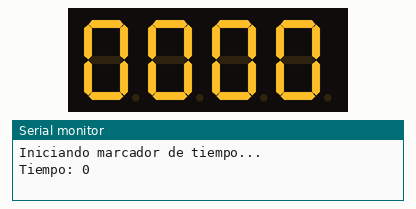
Simulated run of this sketch. Board: Arduino Uno, built with avr-gcc and run on an emulated ATmega328P. Shown: 4-digit seven-segment display, the last lines printed to the serial monitor.

Above: at 0.1 s.
At 4.2 s:
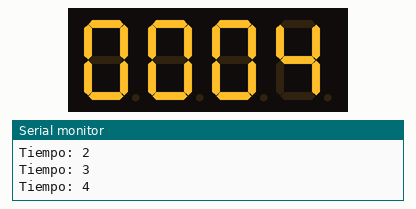
At 9.3 s:
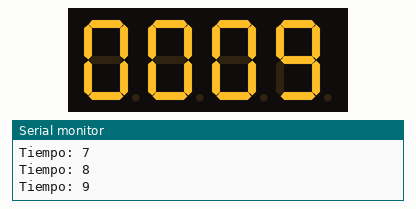
At 19.5 s:
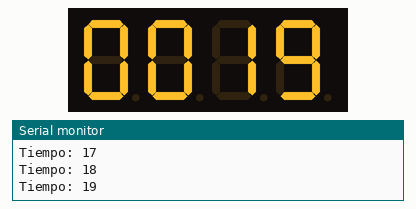
At 28.7 s:
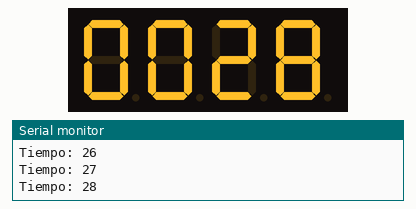
At 38.9 s:
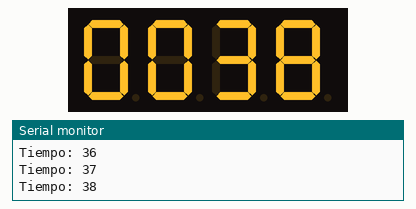

The sketch:

test_display.ino
```cpp
#include <TM1637Display.h>

// Define los pios de conexión (cámbialos si usaste otros)
#define CLK 13
#define DIO 12

// Crea un objeto para el display
TM1637Display display = TM1637Display(CLK, DIO);

// Variable para llevar la cuenta del tiempo (en segundos)
int counter = 0;

void setup() {
  Serial.begin(115200); // Para depuración

  // Establece el brillo del display (0 = mín, 7 = máx)
  display.setBrightness(7);

  // Limpia el display por si acaso
  display.clear();

  Serial.println("Iniciando marcador de tiempo...");
}

void loop() {
  // Muestra el valor actual del contador en el display
  // La función showNumberDec() se encarga de formatear el número
  display.showNumberDec(counter, true); // 'false' para no rellenar con ceros a la izquierda

  // Incrementa el contador y lo muestra por el monitor serie
  Serial.print("Tiempo: ");
  Serial.println(counter);
  counter++;

  // Espera 1 segundo (1000 milisegundos)
  delay(1000);
}
```

Measured:
- what the display in image 1 shows lasts 1.0 s, from 4.1 s to 5.1 s
